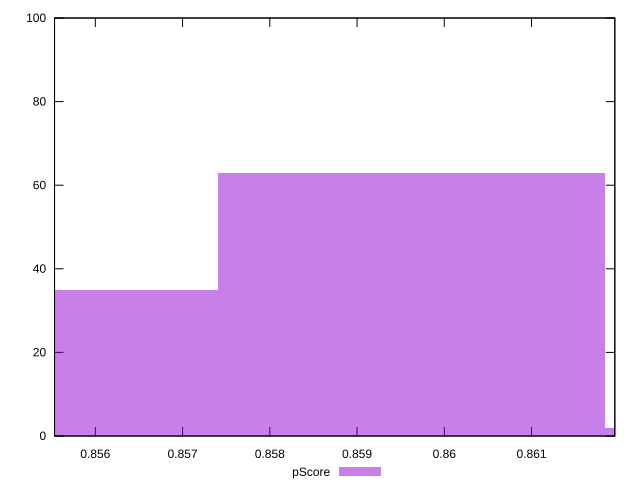

Here is the gnuplot script that generated this plot:
reset

$pScore <<EOF
0.8596224284793104 63
0.8551913850335406 35
0.86405347192508 2
EOF

set key outside below
set boxwidth 0.004431043445769641
set xrange [0.8555322908552464:0.8619547783750028]
set yrange [0:100]
set trange [0:100]
set style fill transparent solid 0.5 noborder
set terminal svg size 640, 490 enhanced background rgb 'white'
set output "reports/report_00033_2021-03-01T14-23-16.841Z/first-contentful-paint/samples/astro/pScore/histogram.svg"

plot $pScore title "pScore" with boxes

reset
